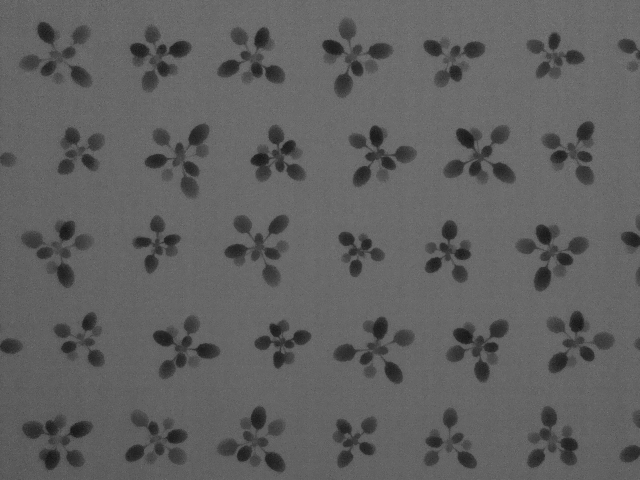
#> input picture images/mutant_1_113-142.tif, 640 x 480 px, found by its file name; its folder holds only this picture in this run
$ python initial_test.py
#> lines starting #> are read from the running program, lines starting #| are printed output that depends on the picture; after the words box and inside, x2 and y2 are one past the last pixel; in counts of white or black regions, pixels touching at a corner belong together
# -*- coding: utf-8 -*-
"""
Created on Fri Sep  9 14:14:09 2022

@author: jevans
"""


from PIL import Image
import os
from pandas import DataFrame
from skimage.filters import threshold_otsu
from skimage.color import rgb2gray
from skimage.filters import sobel
from skimage import filters
from skimage.measure import label, regionprops
from skimage import morphology
import matplotlib.pyplot as plt
import numpy as np
import scipy.ndimage as ndimage


def FindLeaves(fullimpath, exportpath, minsize=1000, boundary=20, searchsize=10):
    """


    Parameters
    ----------
    fullimpath : string
        Full path of image location.
    exportpath : TYPE
        Full path of export location.
    minsize : TYPE, optional
        Minimum blob area on initial pass. The default is 1000.
    boundary : TYPE, optional
        Minimum distance of centroid away from the image edge. The default is 20.
    searchsize : TYPE, optional
        Search size in pixels when joining seperated areas. The default is 10.

    Returns
    -------
    Returns dataframe containing area (n. pixels) and the mean, min, max
    intensities.
    Exports images and results to appropriate exportpath.

    """
#> called with minsize = 1000, boundary = 20, searchsize = 10

    picname = os.path.splitext(os.path.split(fullimpath)[1])[0]
    exportpath = os.path.join(exportpath, picname)

    oimg = Image.open(fullimpath)
#> oimg is the input picture: PIL image 640x480 RGB; min 16, max 127, mean 96
    img = np.array(oimg)
    if len(img.shape) > 2:
        img = rgb2gray(img)

    #fig, ax = try_all_threshold(img, figsize=(10, 8), verbose=False)
    # plt.show()

    thresh = threshold_otsu(img)
#> thresh = 0.314
    threshim = (img < thresh)+0
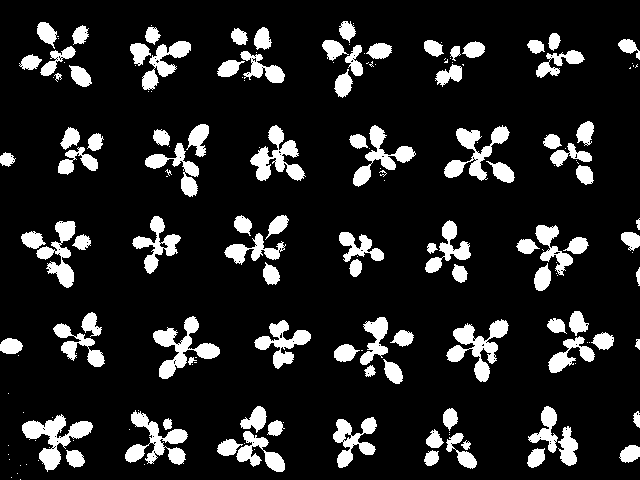
#> threshim: shape (480, 640) int64; values 0 (black) and 1 (white), 13.6% white; 177 white regions (78 under 20 px), largest, box (x1, y1, x2, y2) and area: (22, 414, 93, 472) 1513, (446, 319, 509, 382) 1504, (153, 316, 220, 379) 1429

    sobelim = sobel(threshim)

    threshim = ndimage.binary_fill_holes(sobelim)
#> threshim: shape (480, 640) bool; 18.5% white; 65 white regions (12 under 20 px), largest, box (x1, y1, x2, y2) and area: (216, 405, 286, 473) 2342, (21, 413, 94, 473) 2320, (443, 124, 516, 184) 2210

    largerblobs = morphology.binary_closing(
        threshim, np.ones((searchsize, searchsize)))
#> largerblobs: shape (480, 640) bool; 21.4% white; 42 white regions (1 under 20 px)

    label_image = label(largerblobs)
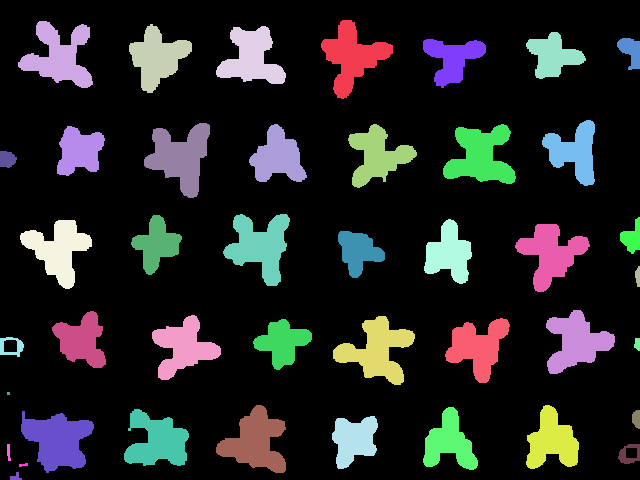
#> label_image: shape (480, 640) int32; 43 distinct labels, from 0 to 42; one colour per label, 0 black

    allregions = regionprops(label_image, img)
#> allregions = 42 regions; largest, box (x1, y1, x2, y2) and area: (21, 411, 94, 473) 2716, (144, 123, 210, 198) 2706, (333, 316, 415, 385) 2673, (223, 214, 290, 286) 2624, (216, 405, 286, 473) 2608

    allresults = {}

    allregions = [x for x in allregions if (x.area >= minsize) and  # area is large enough
                  # centroid is far enough from the edge
                  x.centroid[1] > boundary and
                  # centroid is far enough from the edge
                  x.centroid[1] < (img.shape[1]-boundary)
                  # centroid is far enough from the edge
                  and x.centroid[0] > boundary and
                  x.centroid[0] < (img.shape[0]-boundary)]  # centroid is far enough from the edge
#> allregions = 30 regions; largest, box (x1, y1, x2, y2) and area: (21, 411, 94, 473) 2716, (144, 123, 210, 198) 2706, (333, 316, 415, 385) 2673, (223, 214, 290, 286) 2624, (216, 405, 286, 473) 2608

    # genereate initial dataframe

    for j in range(len(allregions)):
        region = allregions[j]
        # don't trust the area here because we now
        allresults.update(
            {region.label: {"bbox": region.bbox, "centroid": region.centroid}})
#> this loop made 30 passes
#> after the loop, allresults = 30 items

    ally = [allresults[x]["centroid"][1] for x in allresults]
#> ally = 30 values, max 575.9 at index 18, min 57.28 at index 28, mean 314.1
    hist, bins = np.histogram(ally, bins=6)
#> hist = [5, 5, 5, 5, 5, 5]; bins = [57.28, 143.7, 230.2, 316.6, 403, 489.5, 575.9]
    indices = np.digitize(ally, bins)
#> indices = 30 values, max 7 at index 18, min 1 at index 1, mean 3.53
    indices[indices > 6] = 6

    for j in range(len(indices)):
        x = list(allresults.keys())[j]
        allresults[x]["row"] = indices[j]
#> this loop made 30 passes
#> x on passes 1 to 8: 1, 2, 3, 4, 5, 7, 8, 9

    xrow = {x: (allresults[x]["centroid"][0], allresults[x]["row"])
            for x in allresults}
#> xrow = 30 items
    xroworder = [np.argsort([xrow[x][0] for x in xrow if xrow[x][1] == y])
                 for y in np.sort(list(set(indices)))]
#> xroworder = [[0, 1, 2, 3, 4], [0, 1, 2, 3, 4], [0, 1, 2, 3, 4], [0, 1, 2, 3, 4], [0, 1, 2, 3, 4], [0, 1, 2, 3, 4]]

    xrowid = [[x for x in xrow if xrow[x][1] == y]
              for y in np.sort(list(set(indices)))]
#> xrowid = [[2, 13, 19, 24, 37], [3, 9, 16, 25, 35], [4, 10, 15, 28, 32], [1, 11, 21, 26, 38], [7, 12, 18, 27, 34], [5, 8, 20, 23, 33]]

    xroworder = [item for sublist in xroworder for item in sublist]
#> xroworder = 30 values, max 4 at index 4, min 0 at index 0, mean 2
    xrowid = [item for sublist in xrowid for item in sublist]
#> xrowid = 30 values, max 38 at index 19, min 1 at index 15, mean 18.53

    for i in range(len(xrowid)):
        currid = xrowid[i]
        currcol = xroworder[i]
        allresults[currid]["col"] = currcol
#> this loop made 30 passes
#> (currid, currcol) on passes 1 to 8: (2, 0), (13, 1), (19, 2), (24, 3), (37, 4), (3, 0), (9, 1), (16, 2)

    os.makedirs(exportpath, exist_ok=True)
    os.makedirs(os.path.join(exportpath, "individuals"), exist_ok=True)

    fig, ax = plt.subplots(figsize=(12, 12))
    ax.imshow(oimg, cmap=plt.cm.gray)

    for j in range(len(allresults)):
        props = allregions[j]
        currkey = list(allresults.keys())[j]
        y0, x0 = props.centroid
        # [5 lines of commented-out code are left out]

        ax.text(x0, y0, str(allresults[currkey]["col"]) +
                ","+str(allresults[currkey]["row"]), color='r')
        ax.text(
            x0, y0+10, str(6*allresults[currkey]["col"]+allresults[currkey]["row"]), color='r')

        #ax.plot((x0, x1), (y0, y1), '-r', linewidth=2.5)
        #ax.plot((x0, x2), (y0, y2), '-r', linewidth=2.5)
        ax.plot(x0, y0, '.g', markersize=15)

        minr, minc, maxr, maxc = props.bbox
        bx = (minc, maxc, maxc, minc, minc)
        by = (minr, minr, maxr, maxr, minr)
        ax.plot(bx, by, '-b', linewidth=2.5)
#> this loop made 30 passes
#> (currkey, y0, x0, minr, minc, maxr, maxc, bx) on passes 1 to 7: (1, 56.17, 351.9, 20, 321, 99, 393, (321, 393, 393, 321, 321)), (2, 55.76, 58.88, 21, 18, 88, 93, (18, 93, 93, 18, 18)), (3, 57.02, 156.8, 24, 129, 93, 192, (129, 192, 192, 129, 129)), (4, 57.37, 251.2, 26, 216, 84, 286, (216, 286, 286, 216, 216)), (5, 55.27, 552.6, 32, 526, 79, 586, (526, 586, 586, 526, 526)), (7, 58.37, 452.3, 39, 423, 88, 486, (423, 486, 486, 423, 423)), (8, 151.4, 573.8, 120, 542, 186, 595, (542, 595, 595, 542, 542))

    ax.axis((0, img.shape[1], img.shape[0], 0))
    plt.savefig(os.path.join(exportpath, "segments"), bbox_inches='tight')
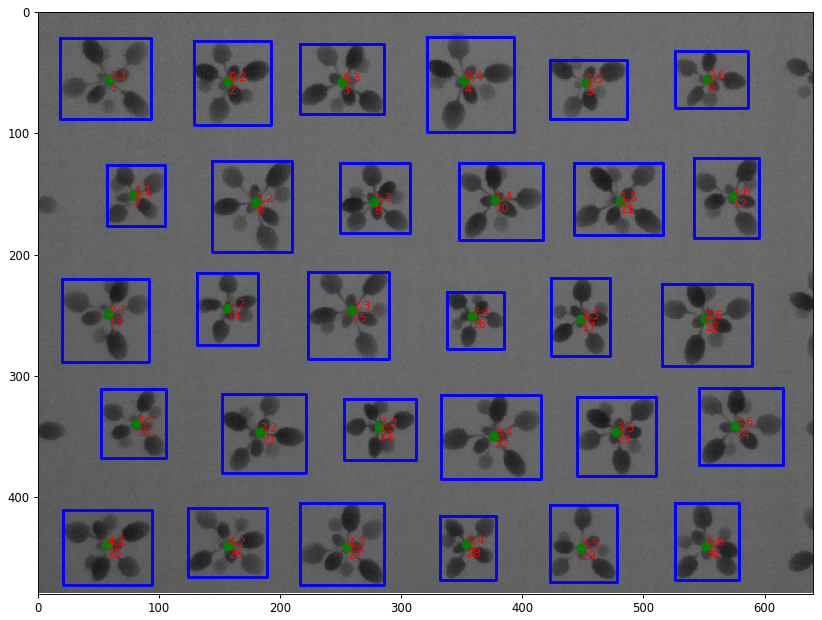
#> figure drawn by matplotlib, 1 panel

    img3 = np.empty(img.shape)
    img3[:] = np.nan

    img2 = img.copy()
    newresults = {}
    # for each plant, pull out just that sections of the image
    for k, v in allresults.items():
        minr, minc, maxr, maxc = v["bbox"]
        currim = img2[minr:maxr, minc:maxc]
        # inverting the image so the plants are white and the bg is black
        # currim=255+util.invert(currim)

        blurredim = filters.gaussian(currim, sigma=1.0)

        currthresh = threshold_otsu(blurredim)

        currthreshim = (blurredim <= currthresh)+0
        newim = currim.copy()
        newim[currthreshim == 0] = 0

        currsobelim = sobel(newim)

        currthreshim = ndimage.binary_fill_holes(currsobelim)

        newim = currim.copy()
        newim[currthreshim == 0] = np.nan
        newv={}
        n = 6*v["col"]+v["row"]
        newv["imname"]=imname
        newv["n"] = n
        newv["row"]=v["col"]
        newv["col"]=v["row"]
        newv["area"] = np.sum(currthreshim > 0)
        newv["mean"] = np.nanmean(newim)
        newv["max"] = np.nanmax(newim)
        newv["min"] = np.nanmin(newim)
        newresults.update({k: newv})

        img3[minr:maxr, minc:maxc] = newim

        # save individual images
        exportim = Image.fromarray((newim*255.9999).astype(np.uint8))
        exportim.save(os.path.join(exportpath, "individuals", str(n)+".png"))
#> this loop made 30 passes
#> (k, minr, minc, maxr, maxc, currthresh, n) on passes 1 to 8: (1, 20, 321, 99, 393, 0.326, 4), (2, 21, 18, 88, 93, 0.312, 1), (3, 24, 129, 93, 192, 0.313, 2), (4, 26, 216, 84, 286, 0.317, 3), (5, 32, 526, 79, 586, 0.33, 6), (7, 39, 423, 88, 486, 0.316, 5), (8, 120, 542, 186, 595, 0.318, 12), (9, 123, 144, 198, 210, 0.316, 8)
#> pass 1, in FindLeaves, `currim = img2[minr:maxr, minc:maxc]`:
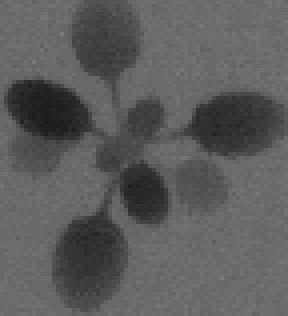
#> currim: shape (79, 72) float64 (shown 4 times larger); min 0.106, max 0.482, mean 0.362
#> pass 1, in FindLeaves, `currsobelim = sobel(newim)`:
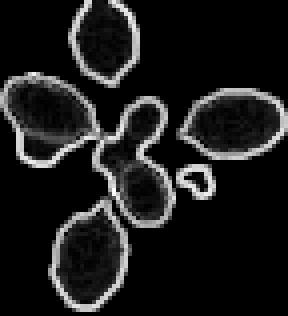
#> currsobelim: shape (79, 72) float64 (shown 4 times larger); min 0, max 0.271, mean 0.0301; drawn with min black and max white
#> after the loop:
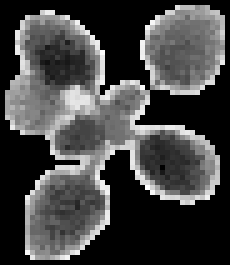
#> newim: shape (53, 46) float64 (shown 5 times larger); 45.65% of the values are NaN or infinite; the others: min 0.106, max 0.396, mean 0.251; drawn with min black, max white, NaN and infinite black
#> after the loop, newresults = 30 items

    # save the results
    df = DataFrame.from_dict(newresults, orient='index')
#> df = table of 30 rows and 8 columns
    # save
    df.to_csv(os.path.join(exportpath, "results.csv"))
    # save individual images
    exportim = Image.fromarray((img3*255.9999).astype(np.uint8)).convert('RGB')
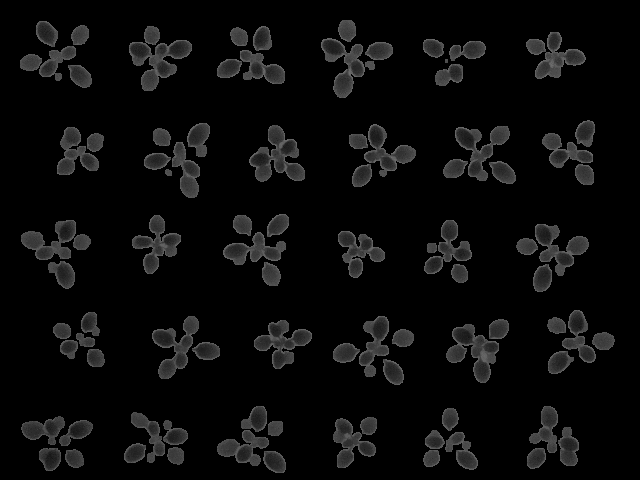
#> exportim: PIL image 640x480 RGB; min 0, max 113, mean 10.9
    exportim.save(os.path.join(exportpath, "finalimage.png"))
    exportim = Image.fromarray((img*255.9999).astype(np.uint8))
#> exportim: PIL image 640x480 L
    exportim.save(os.path.join(exportpath, "originalimage.png"))
    return df

impath = "C:\\Users\\jevans\\Documents\\GitHub\\leaf_temperature_thermometer\\images"
exportpath = "C:\\Users\\jevans\\Documents\\GitHub\\leaf_temperature_thermometer\\exportedimages"
allimnames = os.listdir(impath)


for i in range(len(allimnames)):
    imname = allimnames[i]
    fullimpath = os.path.join(impath, imname)
    FindLeaves(fullimpath, exportpath)

$ run again, on images/mutant_1_117-144.tif
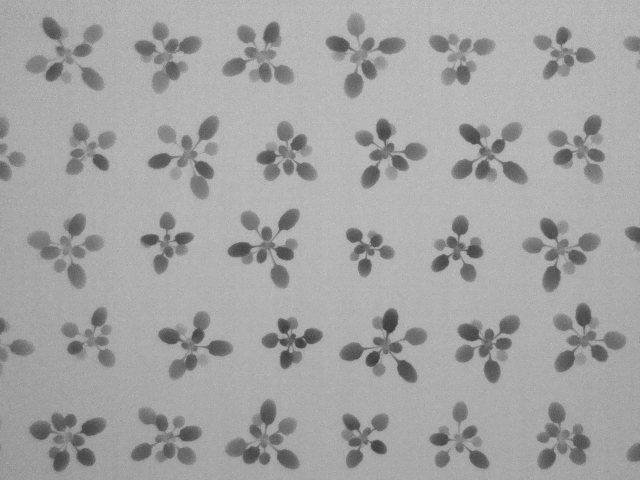
#> input picture images/mutant_1_117-144.tif, 640 x 480 px, found by its file name
#> in FindLeaves, oimg is the input picture: PIL image 640x480 RGB; min 58, max 201, mean 163.2
#> thresh = 0.557
#> largerblobs: shape (480, 640) bool; 24.6% white; 39 white regions (2 under 20 px)
#> in FindLeaves, `label_image = label(largerblobs)`:
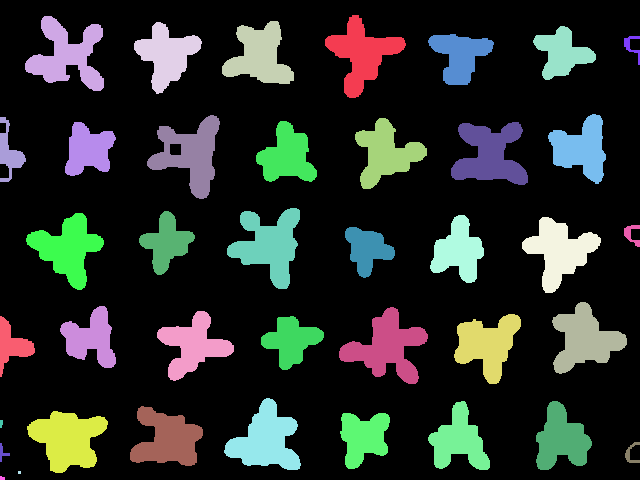
#> label_image: shape (480, 640) int32; 40 distinct labels, from 0 to 39; one colour per label, 0 black
#> in FindLeaves, `allregions = regionprops(label_image, img)`: allregions = 39 regions; largest, box (x1, y1, x2, y2) and area: (339, 307, 428, 384) 3123, (227, 208, 300, 289) 3122, (27, 411, 108, 473) 3093, (224, 398, 301, 470) 3035, (451, 122, 528, 185) 2975
#> in FindLeaves, `allregions = [x for x in allregions if (x.area >= minsize) and`: allregions = 30 regions; largest, box (x1, y1, x2, y2) and area: (339, 307, 428, 384) 3123, (227, 208, 300, 289) 3122, (27, 411, 108, 473) 3093, (224, 398, 301, 470) 3035, (451, 122, 528, 185) 2975
#> the loop in FindLeaves, `for j in range(len(allregions)):` made 30 passes
#> after the loop in FindLeaves, `for j in range(len(allregions)):`: allresults = 30 items
#> ally = 30 values, max 584.2 at index 18, min 66.67 at index 1, mean 323.2
#> hist = [5, 5, 5, 5, 5, 5]; bins = [66.67, 152.9, 239.2, 325.4, 411.7, 497.9, 584.2]
#> indices = 30 values, max 7 at index 18, min 1 at index 1, mean 3.53
#> the loop in FindLeaves, `for j in range(len(indices)):` made 30 passes
#> x on passes 1 to 8: 1, 2, 3, 4, 5, 6, 8, 9
#> xrow = 30 items
#> in FindLeaves, `xroworder = [np.argsort([xrow[x][0] for x in xrow if xrow[x][1] == y])..`: xroworder = [[0, 1, 2, 3, 4], [0, 1, 2, 3, 4], [0, 1, 2, 3, 4], [0, 1, 2, 3, 4], [0, 1, 2, 3, 4], [0, 1, 2, 3, 4]]
#> in FindLeaves, `xrowid = [[x for x in xrow if xrow[x][1] == y] for y in np.sort(list(s..`: xrowid = [[2, 13, 17, 23, 33], [4, 9, 16, 25, 32], [3, 12, 15, 28, 29], [1, 11, 21, 24, 34], [6, 14, 18, 26, 30], [5, 8, 19, 22, 31]]
#> in FindLeaves, `xroworder = [item for sublist in xroworder for item in sublist]`: xroworder = 30 values, max 4 at index 4, min 0 at index 0, mean 2
#> in FindLeaves, `xrowid = [item for sublist in xrowid for item in sublist]`: xrowid = 30 values, max 34 at index 19, min 1 at index 15, mean 17.7
#> the loop in FindLeaves, `for i in range(len(xrowid)):` made 30 passes
#> (currid, currcol) on passes 1 to 8: (2, 0), (13, 1), (17, 2), (23, 3), (33, 4), (4, 0), (9, 1), (16, 2)
#> the loop in FindLeaves, `for j in range(len(allresults)):` made 30 passes
#> (currkey, y0, x0, minr, minc, maxr, maxc, bx) on passes 1 to 7: (1, 53.55, 361.5, 15, 325, 98, 406, (325, 406, 406, 325, 325)), (2, 54.83, 66.67, 16, 25, 91, 104, (25, 104, 104, 25, 25)), (3, 55.41, 259.2, 21, 222, 84, 294, (222, 294, 294, 222, 222)), (4, 54.63, 166.1, 22, 134, 94, 202, (134, 202, 202, 134, 134)), (5, 52.69, 561.6, 26, 533, 80, 596, (533, 596, 596, 533, 533)), (6, 55.35, 459.6, 34, 428, 85, 494, (428, 494, 494, 428, 428)), (8, 148.3, 580.8, 114, 548, 184, 606, (548, 606, 606, 548, 548))
#> the loop in FindLeaves, `for k, v in allresults.items():` made 30 passes
#> (k, minr, minc, maxr, maxc, currthresh, n) on passes 1 to 8: (1, 15, 325, 98, 406, 0.593, 4), (2, 16, 25, 91, 104, 0.56, 1), (3, 21, 222, 84, 294, 0.588, 3), (4, 22, 134, 94, 202, 0.583, 2), (5, 26, 533, 80, 596, 0.588, 6), (6, 34, 428, 85, 494, 0.604, 5), (8, 114, 548, 184, 606, 0.575, 12), (9, 115, 147, 199, 220, 0.577, 8)
#> after the loop in FindLeaves, `for k, v in allresults.items():`: newresults = 30 items
#> df = table of 30 rows and 8 columns
#> in FindLeaves, `exportim = Image.fromarray((img3*255.9999).astype(np.uint8)).convert('..`:
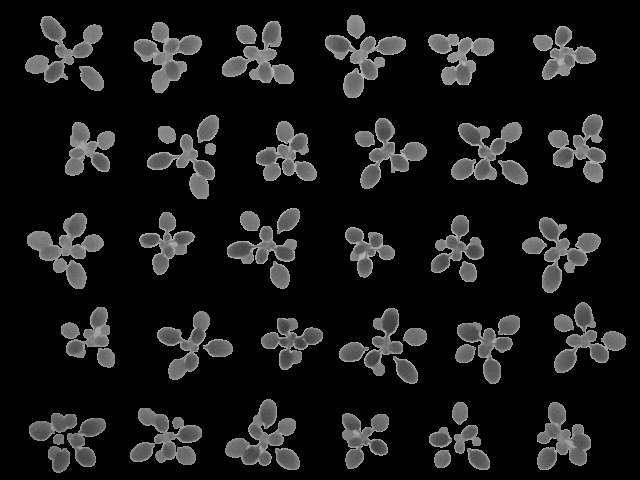
#> exportim: PIL image 640x480 RGB; min 0, max 186, mean 24.7
